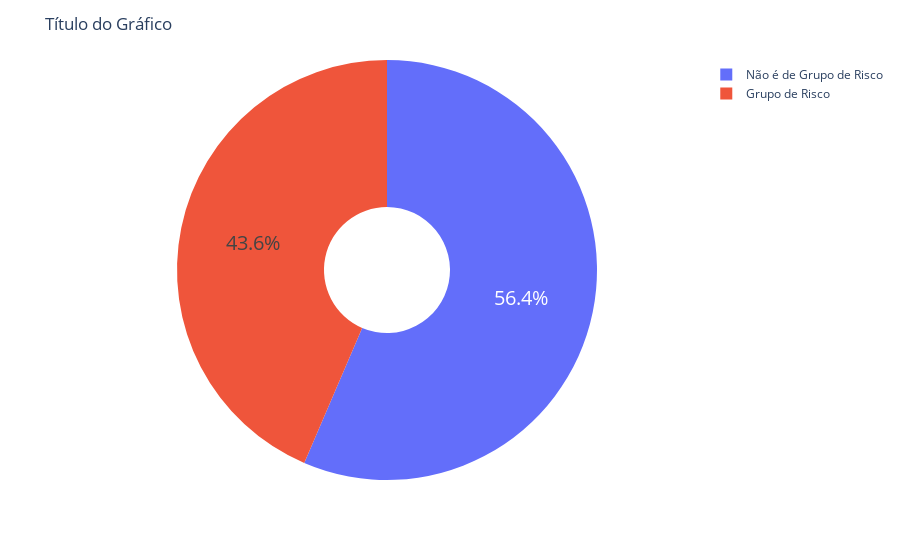

Notebook cell for this chart:
### Code cell
a = df[df['ficou_em_casa'] == 1]['risk_group'].value_counts()
a_titel = ['Não é de Grupo de Risco', 'Grupo de Risco']

fig = px.pie(values=a, names=a_titel, hole=.3)
fig.update_traces(textfont_size=20)
fig.update_layout(title_text="Título do Gráfico")
fig.show()

### Figure 1 — Plotly figure (JSON) as saved in the notebook; plotly's stock layout.template omitted (floating-point values rounded to 4 significant figures)
{"data": [{"domain": {"x": [0, 1], "y": [0, 1]}, "hole": 0.3, "hovertemplate": "label=%{label}<br>value=%{value}<extra></extra>", "labels": ["Não é de Grupo de Risco", "Grupo de Risco"], "legendgroup": "", "name": "", "showlegend": true, "textfont": {"size": 20}, "type": "pie", "values": [13728, 10592]}], "layout": {"legend": {"tracegroupgap": 0}, "margin": {"t": 60}, "title": {"text": "Título do Gráfico"}}}
